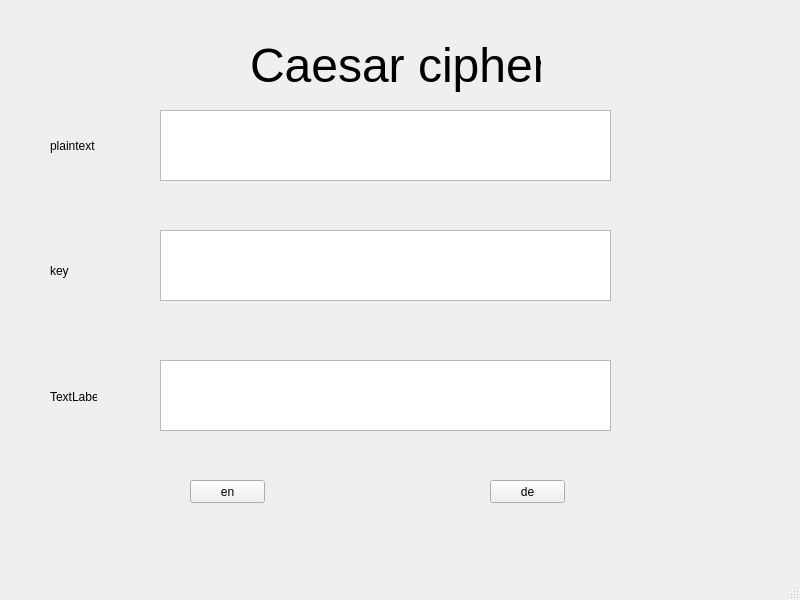
<?xml version="1.0" encoding="UTF-8"?>
<ui version="4.0">
 <class>MainWindow</class>
 <widget class="QMainWindow" name="MainWindow">
  <property name="geometry">
   <rect>
    <x>0</x>
    <y>0</y>
    <width>800</width>
    <height>600</height>
   </rect>
  </property>
  <property name="windowTitle">
   <string>MainWindow</string>
  </property>
  <widget class="QWidget" name="centralwidget">
   <widget class="QLabel" name="label">
    <property name="geometry">
     <rect>
      <x>250</x>
      <y>10</y>
      <width>291</width>
      <height>111</height>
     </rect>
    </property>
    <property name="font">
     <font>
      <pointsize>36</pointsize>
     </font>
    </property>
    <property name="text">
     <string>Caesar cipher</string>
    </property>
   </widget>
   <widget class="QLabel" name="label_2">
    <property name="geometry">
     <rect>
      <x>50</x>
      <y>130</y>
      <width>111</width>
      <height>31</height>
     </rect>
    </property>
    <property name="text">
     <string>plaintext</string>
    </property>
   </widget>
   <widget class="QLabel" name="label_3">
    <property name="geometry">
     <rect>
      <x>50</x>
      <y>250</y>
      <width>131</width>
      <height>41</height>
     </rect>
    </property>
    <property name="text">
     <string>key</string>
    </property>
   </widget>
   <widget class="QLabel" name="label_4">
    <property name="geometry">
     <rect>
      <x>50</x>
      <y>390</y>
      <width>47</width>
      <height>13</height>
     </rect>
    </property>
    <property name="text">
     <string>TextLabel</string>
    </property>
   </widget>
   <widget class="QTextEdit" name="textEdit">
    <property name="geometry">
     <rect>
      <x>160</x>
      <y>110</y>
      <width>451</width>
      <height>71</height>
     </rect>
    </property>
   </widget>
   <widget class="QTextEdit" name="textEdit_2">
    <property name="geometry">
     <rect>
      <x>160</x>
      <y>230</y>
      <width>451</width>
      <height>71</height>
     </rect>
    </property>
   </widget>
   <widget class="QTextEdit" name="textEdit_3">
    <property name="geometry">
     <rect>
      <x>160</x>
      <y>360</y>
      <width>451</width>
      <height>71</height>
     </rect>
    </property>
   </widget>
   <widget class="QPushButton" name="pushButton_2">
    <property name="geometry">
     <rect>
      <x>490</x>
      <y>480</y>
      <width>75</width>
      <height>23</height>
     </rect>
    </property>
    <property name="text">
     <string>de</string>
    </property>
   </widget>
   <widget class="QPushButton" name="pushButton">
    <property name="geometry">
     <rect>
      <x>190</x>
      <y>480</y>
      <width>75</width>
      <height>23</height>
     </rect>
    </property>
    <property name="text">
     <string>en</string>
    </property>
   </widget>
  </widget>
  <widget class="QMenuBar" name="menubar">
   <property name="geometry">
    <rect>
     <x>0</x>
     <y>0</y>
     <width>800</width>
     <height>21</height>
    </rect>
   </property>
  </widget>
  <widget class="QStatusBar" name="statusbar"/>
 </widget>
 <resources/>
 <connections/>
</ui>
